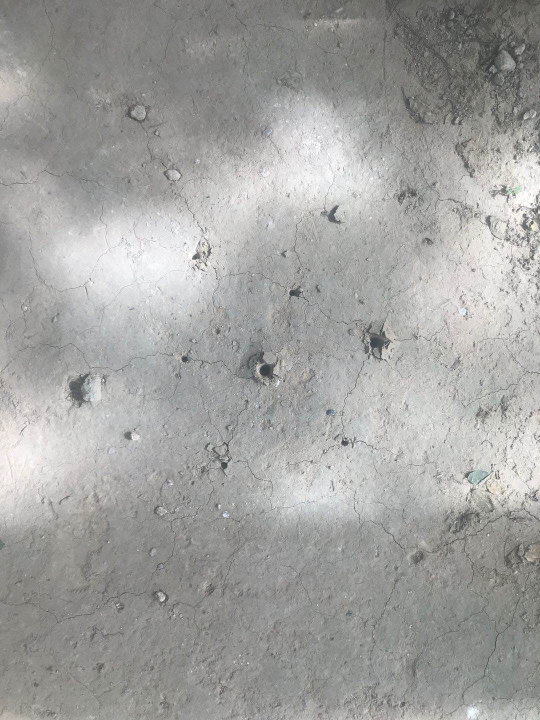
#> input picture license_plate/9.jpg, 1080 x 1440 px, found by its file name (shown at 1/2 size)
$ python soil.py   (older library calls are emulated)
#> lines starting #> are read from the running program, lines starting #| are printed output that depends on the picture; after the words box and inside, x2 and y2 are one past the last pixel; in counts of white or black regions, pixels touching at a corner belong together
import cv2
import numpy as np
from cv2.cv2 import GaussianBlur

image = cv2.imread('C:\\Users\\YFZX\\Desktop\\Python_code\\license_plate\\9.jpg')
#> image is the input picture: shape (1440, 1080, 3); mean B, G, R 160.3, 162.3, 162.3
output=image.copy()
# [4 lines of commented-out code are left out]

gray_img = cv2.cvtColor(image, cv2.COLOR_BGR2GRAY )
#cv2.imshow("gray", gray_img)
gauss=cv2.GaussianBlur(gray_img,(5,5),0)
#cv2.imshow("Gauss", gauss)

ret, thresh = cv2.threshold(gauss, 100, 255, cv2.THRESH_BINARY) # 阈值分割
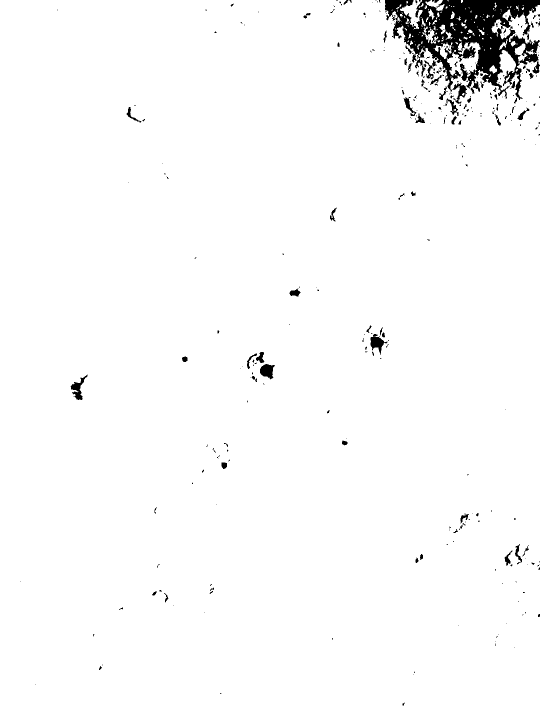
#> thresh: shape (1440, 1080) (shown at 1/2 size); 97.6% white; 335 black regions (251 under 20 px), largest, box (x1, y1, x2, y2) and area: (770, 0, 1080, 200) 27558, (741, 668, 775, 710) 614, (141, 749, 175, 800) 604
cv2.namedWindow('thresh0', 0)
cv2.resizeWindow('thresh0', 600, 500)
cv2.imshow("thresh0",thresh )

#sobel = cv2.Sobel(thresh, cv2.CV_8U, 1, 1, ksize=1) #对原始灰度图进行边缘检测，初步筛选出包含车牌位置的若干个区域
#cv2.imshow("sobel", sobel)


kernel_dilate = np.ones((5,5), np.uint8)
dilate = cv2.dilate(thresh, kernel_dilate, iterations=2)
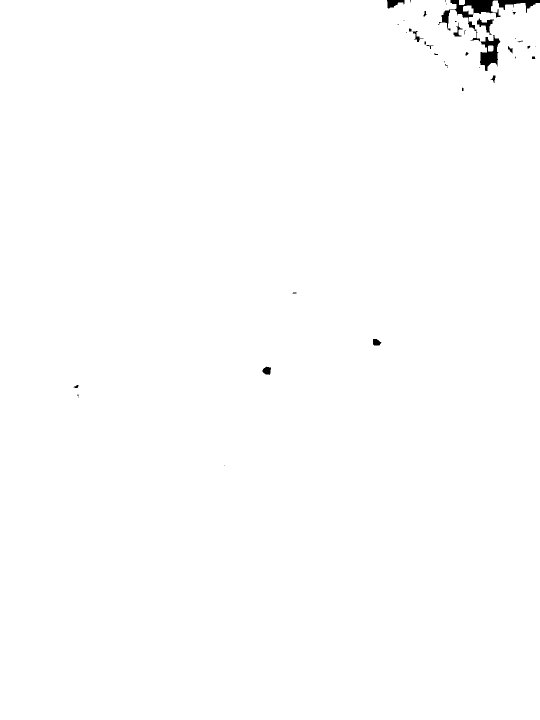
#> dilate: shape (1440, 1080) (shown at 1/2 size); 99.6% white; 43 black regions (25 under 20 px), largest, box (x1, y1, x2, y2) and area: (876, 0, 1080, 83) 3301, (960, 70, 1001, 142) 1472, (954, 37, 988, 70) 399
#cv2.imshow("dilate", dilate)
'''

'''
canny=cv2.Canny(dilate, 200, 300)
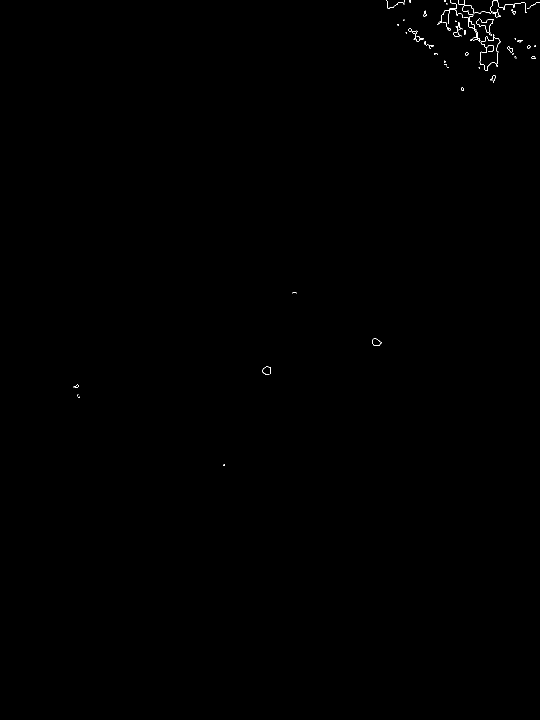
#> canny: shape (1440, 1080) (shown at 1/2 size); 0.12% white in thin lines or dots, all inside (x1, y1, x2, y2) = (147, 0, 1080, 932)
cv2.namedWindow('canny', 0)
cv2.resizeWindow('canny', 600, 500)
cv2.imshow("canny", canny)


kernel_dilate = np.ones((5,5), np.uint8)
dilate = cv2.dilate(canny, kernel_dilate, iterations=20)
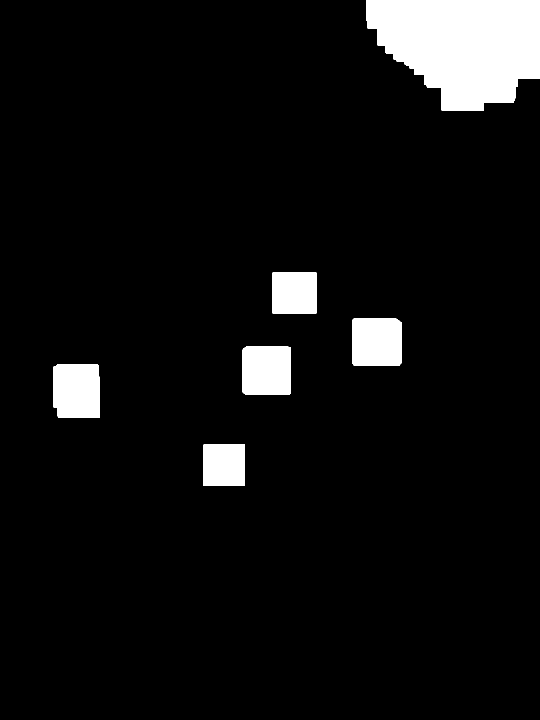
#> dilate: shape (1440, 1080) (shown at 1/2 size); 6.5% white; 6 white regions
cv2.namedWindow('dilate2', 0)
cv2.resizeWindow('dilate2', 600, 500)
cv2.imshow("dilate2", dilate)

# [6 lines of commented-out code are left out]
'''
circles = cv2.HoughCircles(canny, cv2.HOUGH_GRADIENT,1,60,param1=50,param2=1,minRadius=1,maxRadius=5)
print(circles)
if circles is not None:
    # 将圆(x, y)坐标和半径转换成int
    circles = np.round(circles[0, :]).astype('int')
    for (x, y, r) in circles:
        # 绘制圆和半径矩形到output
        cv2.circle(output, (x, y), r, (0, 255, 0), 4)
        cv2.rectangle(output, (x-5, y-5), (x+5, y+5), (0, 128, 255), -1)

    cv2.imshow('output', np.hstack([image, output]))
'''


contours, hier = cv2.findContours(dilate, cv2.RETR_EXTERNAL, cv2.CHAIN_APPROX_SIMPLE)  #只检测外轮廓，即轮廓不分级
#> contours = 6 contours; box (x1, y1, x2, y2) and area: (733, 0, 1080, 222) 57894, (107, 729, 199, 836) 9432, (484, 693, 582, 790) 9240, (705, 637, 803, 731) 8973, (545, 544, 633, 627) 7132, (407, 889, 490, 972) 6724
#print(contours[0].shape)
#> (the run stopped early here; a loop or call above may not have finished)

$ run again, with license_plate/8.jpg copied over license_plate/9.jpg
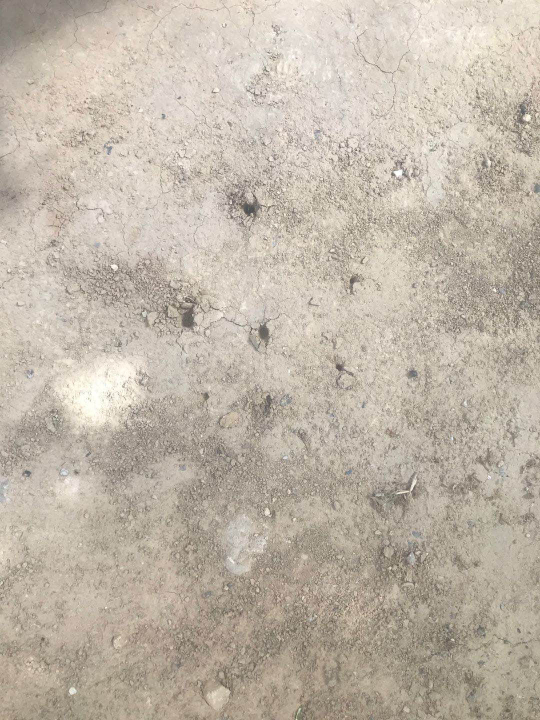
#> input picture license_plate/8.jpg, 1080 x 1440 px, found by its file name (shown at 1/2 size)
#> image is the input picture: shape (1440, 1080, 3); mean B, G, R 168.7, 182.2, 192.5
#> `ret, thresh = cv2.threshold(gauss, 100, 255, cv2.THRESH_BINARY)`:
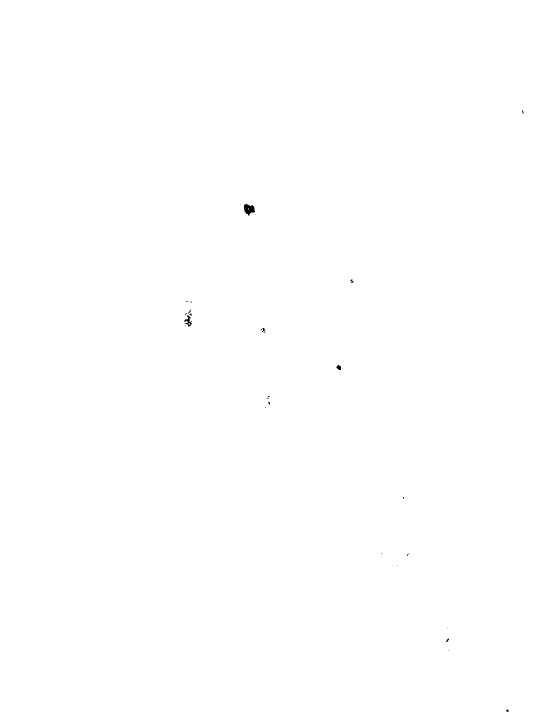
#> thresh: shape (1440, 1080) (shown at 1/2 size); 100% white; 32 black regions (27 under 20 px), largest, box (x1, y1, x2, y2) and area: (488, 408, 510, 431) 331, (368, 631, 384, 653) 140, (673, 730, 682, 740) 65, (524, 656, 530, 664) 26, (892, 1277, 898, 1284) 20
#> canny: shape (1440, 1080); 0% white in thin lines or dots, all inside (x1, y1, x2, y2) = (491, 413, 505, 421)
#> contours = 1 contour; box (x1, y1, x2, y2) and area: (451, 373, 545, 461) 7997
#> `a=np.size(contours)`: a = 24
#> the loop `for c in contours:` made 1 pass
#> (printed output is left out)
#> after the loop `for c in contours:`: num = 1
#> `a = "Total: "+ str(num)`: a = 'Total: 1'
#> `cv2.putText(output,a, (50, 50), cv2.FONT_HERSHEY_COMPLEX, 1.0, (255, 0..`:
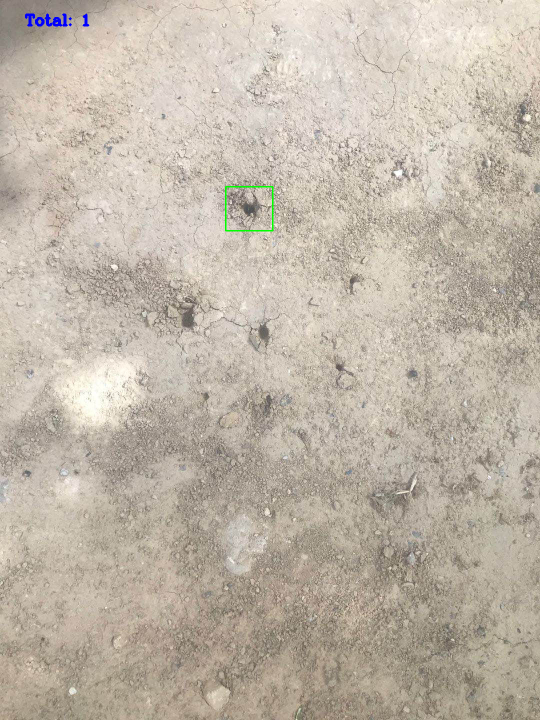
#> output: shape (1440, 1080, 3) (shown at 1/2 size); mean B, G, R 168.7, 182.2, 192.2
